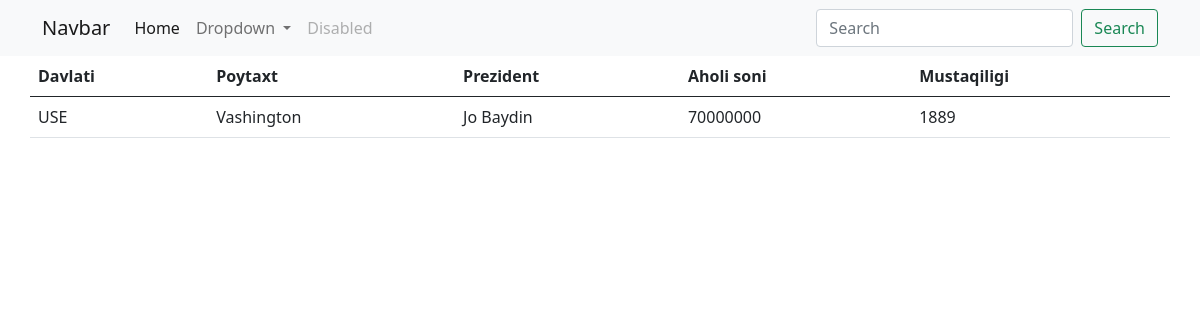
/poytaxt/2/, run on the app's committed database.
### home/models.py (models this page shows, shortened)
class CountryModel(models.Model):
    d_name = models.CharField(max_length=30)
    president = models.CharField(max_length=30)
    aholi_soni = models.PositiveIntegerField()
    mustaqilligi = models.PositiveIntegerField()
    class Meta:
        verbose_name = 'Country'
        verbose_name_plural = 'Countries'

class Poytaxt(models.Model):
    p_name = models.CharField(max_length=100)
    davlat = models.OneToOneField(CountryModel, on_delete=models.RESTRICT)
    class Meta:
        verbose_name = 'Poytaxt'
        verbose_name_plural = 'Poytaxtlar'

### home/views.py (the view)
# urls.py: path('poytaxt/<int:pk>/', poytaxt_view, name='poytaxt')
def poytaxt_view(request, pk):
    obj1 = Poytaxt.objects.get(id=pk)
    asd = CountryModel.objects.get(id=pk)
    return render(request, 'main/contrib.html', context={
        'obj1': obj1,
        "asd": asd
    })

### template/main/contrib.html
{% extends 'leyauts/base.html' %}
{% block content %}
    <table class="table">
        <thead>
        <tr>
            <th scope="col">Davlati</th>
            <th scope="col">Poytaxt</th>
            <th scope="col">Prezident</th>
            <th scope="col">Aholi soni</th>
            <th scope="col">Mustaqiligi</th>
        </tr>
        </thead>
        <tbody>
        <tr>
            <td>{{ asd.d_name }}</td>
            <td>{{ obj1.p_name }}</td>
            <td>{{ asd.president }}</td>
            <td>{{ asd.aholi_soni }}</td>
            <td>{{ asd.mustaqilligi }}</td>
        </tr>
        </tbody>
    </table>
{% endblock %}

### data on the page
CountryModel: d_name "USE", president "Jo Baydin", aholi_soni "70000000", mustaqilligi "1889"
Poytaxt: p_name "Vashington"
